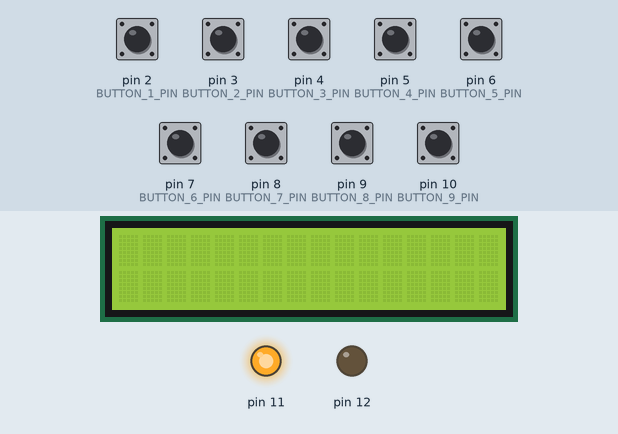
The sketch below on a simulated Arduino Uno, built with avr-gcc and run on an emulated ATmega328P. Shown: 16×2 character LCD, output pins drawn as LEDs (lit = HIGH). The inputs (shaded band) are chosen by the test bench; at power-on: pin 2 (BUTTON_1_PIN), pin 3 (BUTTON_2_PIN), pin 4 (BUTTON_3_PIN), pin 5 (BUTTON_4_PIN), pin 6 (BUTTON_5_PIN), pin 7 (BUTTON_6_PIN), pin 8 (BUTTON_7_PIN), pin 9 (BUTTON_8_PIN), pin 10 (BUTTON_9_PIN) HIGH.

Above: at 1.2 s.
1.3 s: pin 2 (BUTTON_1_PIN) pulled LOW for 0.15 s
At 1.9 s:
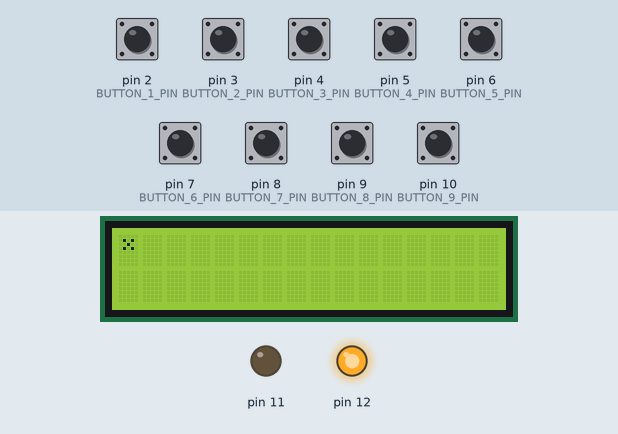
2.9 s: pin 4 (BUTTON_3_PIN) pulled LOW for 0.15 s
At 3.3 s:
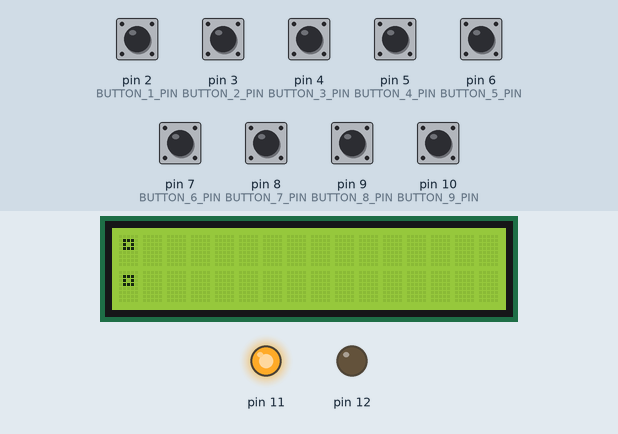
4.5 s: pin 5 (BUTTON_4_PIN) pulled LOW for 0.15 s
At 4.9 s:
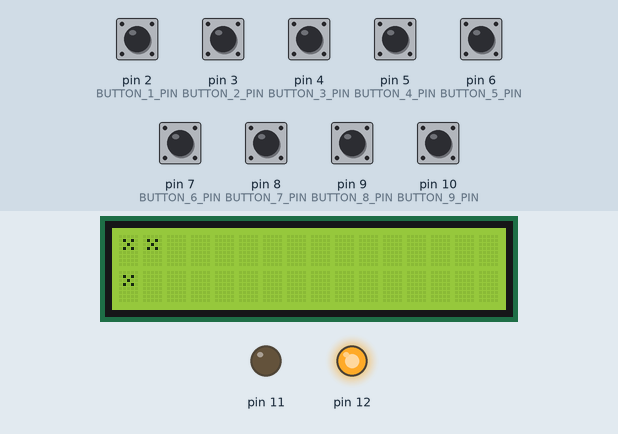
6.1 s: pin 7 (BUTTON_6_PIN) pulled LOW for 0.15 s
At 6.9 s:
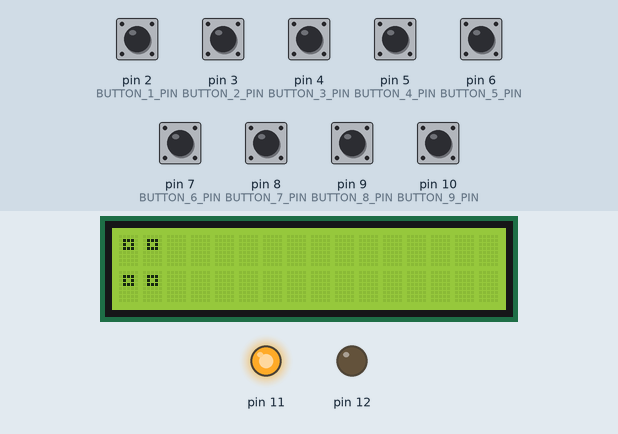
7.7 s: pin 8 (BUTTON_7_PIN) pulled LOW for 0.15 s
At 8.2 s:
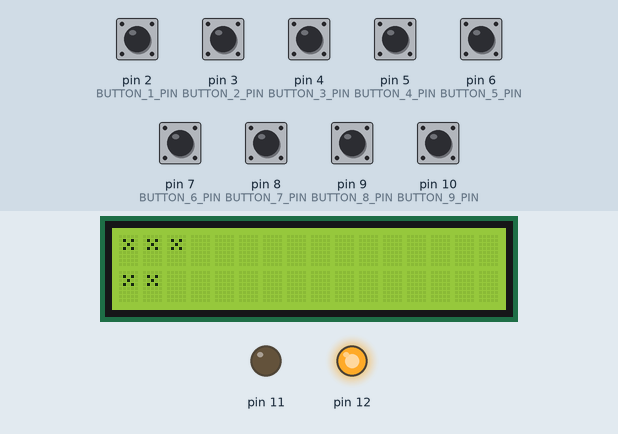
9.3 s: pin 10 (BUTTON_9_PIN) pulled LOW for 0.15 s
At 10.0 s:
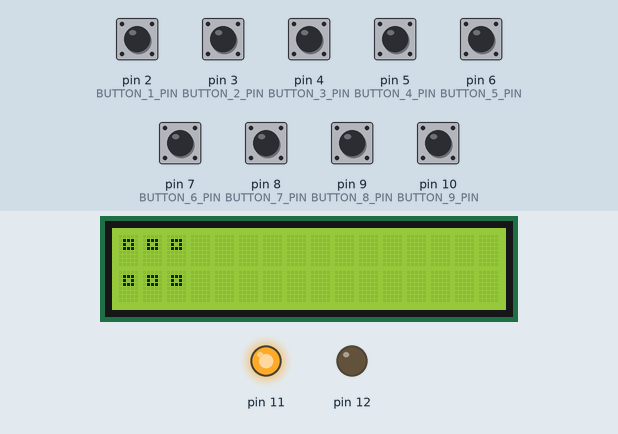
Timing chart, 0 to 11.9 s (numbered marks = the images above; inputs shaded):
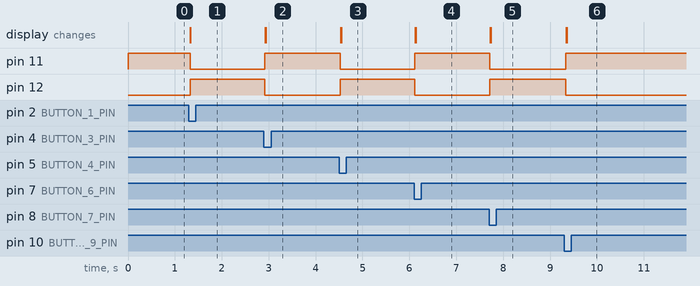

The sketch:

Test_Tic.ino
```cpp
#include <LiquidCrystal_I2C.h>
#include <string.h>
LiquidCrystal_I2C lcd(0x27, 16, 2);

#define BUTTON_1_PIN 2
#define BUTTON_2_PIN 3
#define BUTTON_3_PIN 4
#define BUTTON_4_PIN 5
#define BUTTON_5_PIN 6
#define BUTTON_6_PIN 7
#define BUTTON_7_PIN 8
#define BUTTON_8_PIN 9
#define BUTTON_9_PIN 10
int button_A1, button_A2, button_A3, button_B1, button_B2, button_B3, button_C1, button_C2, button_C3;
byte x_1 = B00000;
byte x_2 = B01010;
byte x_3 = B00100;
byte x_4 = B01010; // initialize X shape bytes
byte o_1 = B00000;
byte o_2 = B01110;
byte o_3 = B01010;
byte o_4 = B01110; // initialize O shape bytes
byte zero = B00000;
byte a,b,c,d,e,f,g,h,i,j,k,l; // global variable to change shape in each byte

int total_count = 0;

class Button {
  private:
    int pin;
    int ButtonState, lastState;
    int count;
  public:
    Button(int pin) {
      // Use 'this->' to make the difference between the
      // 'pin' attribute of the class and the
      // local variable 'pin' created from the parameter.
      this-> pin = pin;

      count = 0;
      lastState = HIGH;
      init();
    }

    void init() {
      pinMode(pin, INPUT_PULLUP);
    }

    int operation(){
      ButtonState = digitalRead(pin);
      if( ButtonState != lastState && ButtonState == LOW ) {
        count++;
        total_count++;
        lastState = ButtonState;
      }
      lastState = ButtonState;
    return count;
    }
};

void tick_x(){
  if (button_A1 == 1 && button_A2 == 0){                           // 1 _ _
    a = x_1, b = x_2, c = x_3, d = x_4, e=f=g=h=zero;             // 0 _ _
    lcd.setCursor(0,0);
    lcd.write(0);
  }
  if (button_A1 == 1 && button_A2 == 1){                           // 1 _ _
    a = x_1, b = x_2, c = x_3, d = x_4;                           // 1 _ _
    e = x_1, f = x_2, g = x_3, h = x_4;
    lcd.setCursor(0,0);
    lcd.write(0);
  }
  if (button_A1 == 0 && button_A2 == 1){                        // 0 _ _
    e = x_1, f = x_2, g = x_3, h = x_4;                        // 1 _ _
    a=b=c=d=zero;
    lcd.setCursor(0,0);
    lcd.write(0);
  }
  if (button_B1 == 1 && button_B2 == 0){
    a = x_1, b = x_2, c = x_3, d = x_4, e=f=g=h=zero;          // _ 1 _
    lcd.setCursor(1,0);                                        // _ 0 _
    lcd.write(0);
  }
  if (button_B1 == 1 && button_B2 == 1){
    a = x_1, b = x_2, c = x_3, d = x_4;                        // _ 1 _
    e = x_1, f = x_2, g = x_3, h = x_4;                        // _ 1 _
    lcd.setCursor(1,0);
    lcd.write(0);
  }
  if (button_B1 == 0 && button_B2 == 1){
    e = x_1, f = x_2, g = x_3, h = x_4;                        // _ 0 _
    a=b=c=d=zero;                                              // _ 1 _
    lcd.setCursor(1,0);
    lcd.write(0);
  }
  if (button_C1 == 1 && button_C2 == 0){
    a = x_1, b = x_2, c = x_3, d = x_4, e=f=g=h=zero;          // _ _ 1
    lcd.setCursor(2,0);                                        // _ _ 0
    lcd.write(0);
  }
  if (button_C1 == 1 && button_C2 == 1){
    a = x_1, b = x_2, c = x_3, d = x_4;                       // _ _ 1
    e = x_1, f = x_2, g = x_3, h = x_4;                       // _ _ 1
    lcd.setCursor(2,0);
    lcd.write(0);
  }
  if (button_C1 == 0 && button_C2 == 1){
    e = x_1, f = x_2, g = x_3, h = x_4;                       // _ _ 0
    a=b=c=d=zero;                                             // _ _ 1
    lcd.setCursor(2,0);
    lcd.write(0);
  }
  if (button_A3 == 1){
    i = x_1, j = x_2, k = x_3, l = x_4;                      // last row 1 _ _
    lcd.setCursor(0,1);
    lcd.write(1);
  }
  if (button_B3 == 1){
    i = x_1, j = x_2, k = x_3, l = x_4;                      // last row _ 1 _
    lcd.setCursor(1,1);
    lcd.write(1);
  }
  if (button_C3 == 1){
    i = x_1, j = x_2, k = x_3, l = x_4;                     // last row _ _ 1
    lcd.setCursor(2,1);
    lcd.write(1);
  }

}

void tick_o(){                                              // same with X shape location
   if (button_A1 == 1 && button_A2 == 0){
    a = o_1, b = o_2, c = o_3, d = o_4, e=f=g=h=zero;
    lcd.setCursor(0,0);
    lcd.write(0);
  }
  if (button_A1 == 1 && button_A2 == 1){
    a = o_1, b = o_2, c = o_3, d = o_4;
    e = a, f = b, g = c, h = d;
    lcd.setCursor(0,0);
    lcd.write(0);
  }
  if (button_A1 == 0 && button_A2 == 1){
    e = o_1, f = o_2, g = o_3, h = o_4;
    a=b=c=d=zero;
    lcd.setCursor(0,0);
    lcd.write(0);
  }
  if (button_B1 == 1 && button_B2 == 0){
    a = o_1, b = o_2, c = o_3, d = o_4, e=f=g=h=zero;
    lcd.setCursor(1,0);
    lcd.write(0);
  }
  if (button_B1 == 1 && button_B2 == 1){
    a = o_1, b = o_2, c = o_3, d = o_4;
    e = a, f = b, g = c, h = d;
    lcd.setCursor(1,0);
    lcd.write(0);
  }
  if (button_B1 == 0 && button_B2 == 1){
    e = o_1, f = o_2, g = o_3, h = o_4;
    a=b=c=d=zero;
    lcd.setCursor(1,0);
    lcd.write(0);
  }
  if (button_C1 == 1 && button_C2 == 0){
    a = o_1, b = o_2, c = o_3, d = o_4, e=f=g=h=zero;
    lcd.setCursor(2,0);
    lcd.write(0);
  }
  if (button_C1 == 1 && button_C2 == 1){
    a = o_1, b = o_2, c = o_3, d = o_4;
    e = a, f = b, g = c, h = d;
    lcd.setCursor(2,0);
    lcd.write(0);
  }
  if (button_C1 == 0 && button_C2 == 1){
    e = o_1, f = o_2, g = o_3, h = o_4;
    a=b=c=d=zero;
    lcd.setCursor(2,0);
    lcd.write(0);
  }
  if (button_A3 == 1){
    i = o_1, j = o_2, k = o_3, l = o_4;
    lcd.setCursor(0,1);
    lcd.write(1);
  }
  if (button_B3 == 1){
    i = o_1, j = o_2, k = o_3, l = o_4;
    lcd.setCursor(1,1);
    lcd.write(1);
  }
  if (button_C3 == 1){
    i = o_1, j = o_2, k = o_3, l = o_4;
    lcd.setCursor(2,1);
    lcd.write(1);
  }

}

void shape(){
  byte display_lcd_top[] = {   // display shape first 8 bytes (top)
    a,
    b,
    c,
    d,
    e,
    f,
    g,
    h
  };

  byte display_lcd_btm[] = {   // display shape second 8 bytes (bottom)
    i,
    j,
    k,
    l,
    B00000,
    B00000,
    B00000,
    B00000
  };

  lcd.createChar(0, display_lcd_top); // custom character first 2 rows
  lcd.createChar(1, display_lcd_btm); // custom character for last row

  int var = total_count % 2; // calculation to change player
  if (var == 1){
    digitalWrite(11,LOW);
    digitalWrite(12,HIGH);
    tick_x(); // player 1 move
  }
  else {
    digitalWrite(12,LOW);
    digitalWrite(11,HIGH);
    tick_o(); // player 2 move
  }
}

Button A_1(BUTTON_1_PIN); //assign pin 2
Button A_2(BUTTON_2_PIN); //assign pin 3
Button A_3(BUTTON_3_PIN); //assign pin 4
Button B_1(BUTTON_4_PIN); //assign pin 5
Button B_2(BUTTON_5_PIN); //assign pin 6
Button B_3(BUTTON_6_PIN); //assign pin 7
Button C_1(BUTTON_7_PIN); //assign pin 8
Button C_2(BUTTON_8_PIN); //assign pin 9
Button C_3(BUTTON_9_PIN); //assign pin 10


void setup() {
  Serial.begin(9600);
  pinMode(11, OUTPUT);
  pinMode(12, OUTPUT);
  digitalWrite(11,HIGH);
  digitalWrite(12,LOW);
  lcd.begin();
  lcd.home();
}

void loop() {

    button_A1 = A_1.operation();
    button_A2 = A_2.operation();
    button_A3 = A_3.operation();
    button_B1 = B_1.operation();
    button_B2 = B_2.operation();
    button_B3 = B_3.operation();
    button_C1 = C_1.operation();
    button_C2 = C_2.operation();
    button_C3 = C_3.operation(); // process of counting in class Button

   shape(); // go shape function

}
```

Measured:
- after the input at 1.3 s, pin 11: HIGH → LOW at once; pin 12: LOW → HIGH at once
- after the input at 2.9 s, pin 11: LOW → HIGH at once; pin 12: HIGH → LOW at once
- after the input at 4.5 s, pin 11: HIGH → LOW at once; pin 12: LOW → HIGH at once; the display: first changes at once (image 3 shows a later state)
- after the input at 6.1 s, pin 11: LOW → HIGH at once; pin 12: HIGH → LOW at once; the display: first changes at once (image 4 shows a later state)
- after the input at 7.7 s, pin 11: HIGH → LOW at once; pin 12: LOW → HIGH at once; the display: first changes at once (image 5 shows a later state)
- after the input at 9.3 s, pin 11: LOW → HIGH at once; pin 12: HIGH → LOW at once; the display: first changes at once (image 6 shows a later state)
